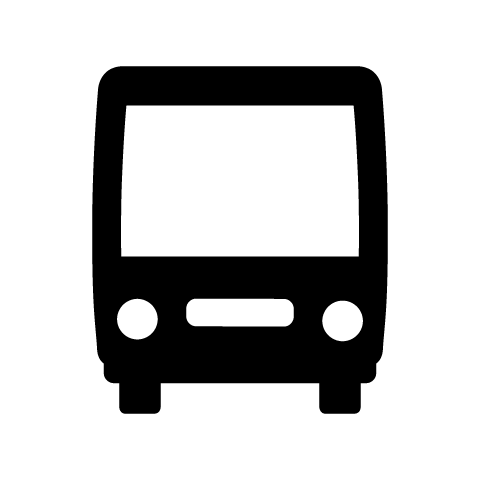
#> input picture main/webapp/bus.png, 480 x 480 px
$ python make_bus_icons.py
#> lines starting #> are read from the running program, lines starting #| are printed output that depends on the picture
from PIL import Image
import numpy as np

orig_img = np.array(Image.open('bus.png'))
#> orig_img is the input picture: shape (480, 480, 4); mean R, G, B, A 141, 141, 141, 58.8
colors = [
    [0,0,0],
    [255,0,0],
    [0,255,0],
    [0,0,255],
    [255,255,0],
    [0,255,255],
    [255,0,255],
    [255,255,255]
]

for i, color in enumerate(colors):
    img = orig_img.copy()
    img[:,:,0] = color[0]
    img[:,:,1] = color[1]
    img[:,:,2] = color[2]
    pil_img = Image.fromarray(img)
    pil_img.save('%d.png'%i)
#> this loop made 8 passes
#> pass 2, `pil_img = Image.fromarray(img)`:
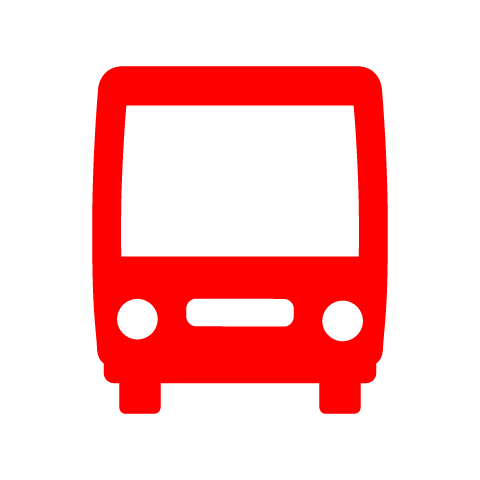
#> pil_img: PIL image 480x480 RGBA; mean R, G, B, A 255, 0, 0, 58.8; transparent parts drawn white
#> pass 3, `pil_img = Image.fromarray(img)`:
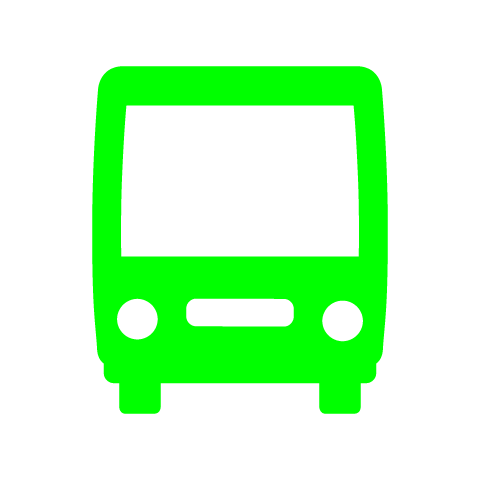
#> pil_img: PIL image 480x480 RGBA; mean R, G, B, A 0, 255, 0, 58.8; transparent parts drawn white
